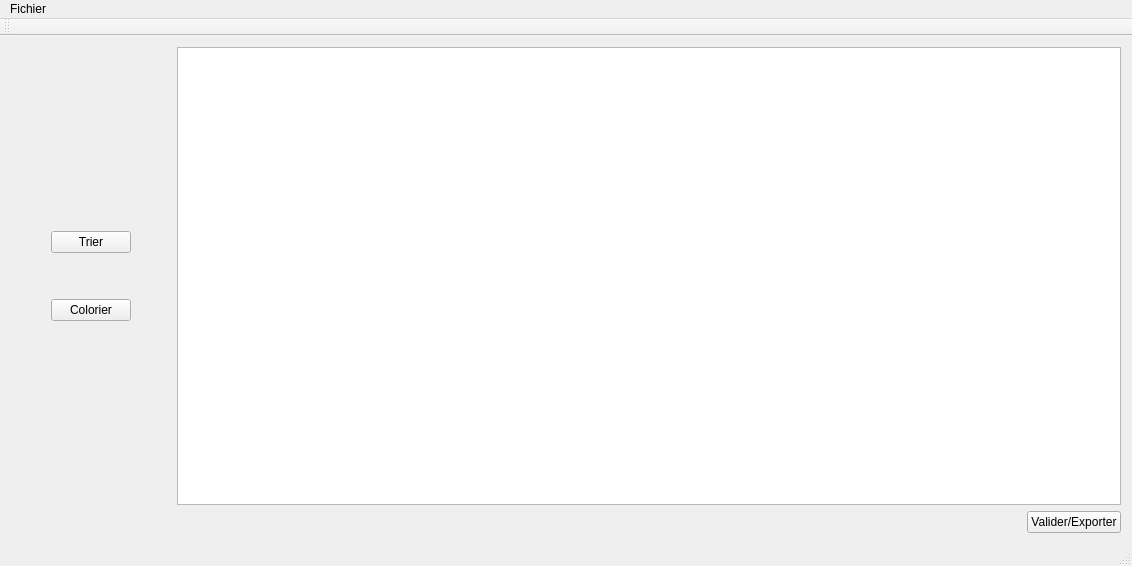
<?xml version="1.0" encoding="UTF-8"?>
<ui version="4.0">
 <class>MainWindow_projet</class>
 <widget class="QMainWindow" name="MainWindow_projet">
  <property name="geometry">
   <rect>
    <x>0</x>
    <y>0</y>
    <width>1132</width>
    <height>566</height>
   </rect>
  </property>
  <property name="minimumSize">
   <size>
    <width>400</width>
    <height>300</height>
   </size>
  </property>
  <property name="windowTitle">
   <string>MainWindow_projet</string>
  </property>
  <widget class="QWidget" name="myCentralWidget">
   <layout class="QVBoxLayout" name="verticalLayout_2">
    <item>
     <layout class="QHBoxLayout" name="horizontalLayout_2">
      <item>
       <spacer name="horizontalSpacer_2">
        <property name="orientation">
         <enum>Qt::Horizontal</enum>
        </property>
        <property name="sizeType">
         <enum>QSizePolicy::Minimum</enum>
        </property>
        <property name="sizeHint" stdset="0">
         <size>
          <width>40</width>
          <height>20</height>
         </size>
        </property>
       </spacer>
      </item>
      <item>
       <layout class="QVBoxLayout" name="verticalLayout">
        <item>
         <spacer name="verticalSpacer">
          <property name="orientation">
           <enum>Qt::Vertical</enum>
          </property>
          <property name="sizeHint" stdset="0">
           <size>
            <width>20</width>
            <height>40</height>
           </size>
          </property>
         </spacer>
        </item>
        <item>
         <widget class="QPushButton" name="myPBTrier">
          <property name="text">
           <string>Trier</string>
          </property>
         </widget>
        </item>
        <item>
         <spacer name="verticalSpacer_3">
          <property name="orientation">
           <enum>Qt::Vertical</enum>
          </property>
          <property name="sizeType">
           <enum>QSizePolicy::Minimum</enum>
          </property>
          <property name="sizeHint" stdset="0">
           <size>
            <width>20</width>
            <height>40</height>
           </size>
          </property>
         </spacer>
        </item>
        <item>
         <widget class="QPushButton" name="myPBColorier">
          <property name="text">
           <string>Colorier</string>
          </property>
         </widget>
        </item>
        <item>
         <spacer name="verticalSpacer_2">
          <property name="orientation">
           <enum>Qt::Vertical</enum>
          </property>
          <property name="sizeHint" stdset="0">
           <size>
            <width>20</width>
            <height>40</height>
           </size>
          </property>
         </spacer>
        </item>
       </layout>
      </item>
      <item>
       <spacer name="horizontalSpacer_3">
        <property name="orientation">
         <enum>Qt::Horizontal</enum>
        </property>
        <property name="sizeType">
         <enum>QSizePolicy::Minimum</enum>
        </property>
        <property name="sizeHint" stdset="0">
         <size>
          <width>40</width>
          <height>20</height>
         </size>
        </property>
       </spacer>
      </item>
      <item>
       <widget class="QTableView" name="_myTableView">
        <property name="autoFillBackground">
         <bool>true</bool>
        </property>
        <property name="sortingEnabled">
         <bool>false</bool>
        </property>
       </widget>
      </item>
     </layout>
    </item>
    <item>
     <layout class="QHBoxLayout" name="horizontalLayout">
      <item>
       <spacer name="horizontalSpacer">
        <property name="orientation">
         <enum>Qt::Horizontal</enum>
        </property>
        <property name="sizeHint" stdset="0">
         <size>
          <width>40</width>
          <height>20</height>
         </size>
        </property>
       </spacer>
      </item>
      <item>
       <widget class="QPushButton" name="myPBValider">
        <property name="text">
         <string>Valider/Exporter</string>
        </property>
       </widget>
      </item>
     </layout>
    </item>
   </layout>
  </widget>
  <widget class="QMenuBar" name="myMenuBar">
   <property name="geometry">
    <rect>
     <x>0</x>
     <y>0</y>
     <width>1132</width>
     <height>22</height>
    </rect>
   </property>
   <widget class="QMenu" name="myMenuFichier">
    <property name="title">
     <string>Fichier</string>
    </property>
    <addaction name="actionImporter"/>
    <addaction name="actionG_n_rer_al_atoirement"/>
    <addaction name="separator"/>
    <addaction name="actionQuitter"/>
   </widget>
   <addaction name="myMenuFichier"/>
  </widget>
  <widget class="QToolBar" name="mainToolBar">
   <attribute name="toolBarArea">
    <enum>TopToolBarArea</enum>
   </attribute>
   <attribute name="toolBarBreak">
    <bool>false</bool>
   </attribute>
  </widget>
  <widget class="QStatusBar" name="statusBar"/>
  <action name="action_importer">
   <property name="checkable">
    <bool>false</bool>
   </property>
   <property name="text">
    <string>Importer</string>
   </property>
  </action>
  <action name="action_generer">
   <property name="text">
    <string>Générer</string>
   </property>
  </action>
  <action name="actionFermer">
   <property name="text">
    <string>Fermer</string>
   </property>
  </action>
  <action name="actionImporter">
   <property name="text">
    <string>Importer</string>
   </property>
  </action>
  <action name="actionQuitter">
   <property name="text">
    <string>Quitter</string>
   </property>
  </action>
  <action name="actionG_n_rer_al_atoirement">
   <property name="text">
    <string>Générer aléatoirement</string>
   </property>
  </action>
 </widget>
 <layoutdefault spacing="6" margin="11"/>
 <resources/>
 <connections>
  <connection>
   <sender>myPBTrier</sender>
   <signal>pressed()</signal>
   <receiver>MainWindow_projet</receiver>
   <slot>show()</slot>
   <hints>
    <hint type="sourcelabel">
     <x>190</x>
     <y>421</y>
    </hint>
    <hint type="destinationlabel">
     <x>211</x>
     <y>436</y>
    </hint>
   </hints>
  </connection>
 </connections>
</ui>
